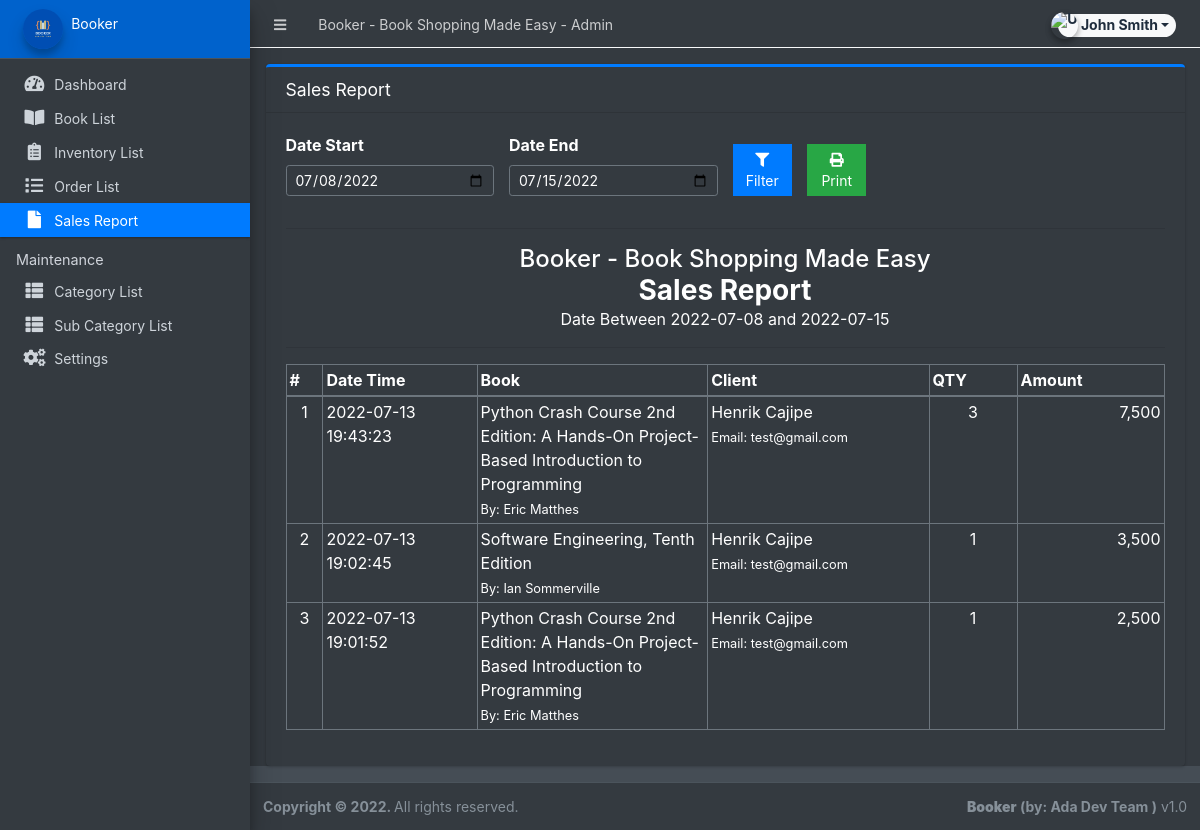
Screenshot of /admin/?page=sales (signed in) with the database file from the repository.
### tables this page shows
CREATE TABLE `order_list` (
  `id` int(30) NOT NULL,
  `order_id` int(30) NOT NULL,
  `product_id` int(30) NOT NULL,
  `quantity` int(30) NOT NULL,
  `price` double NOT NULL,
  `total` double NOT NULL
);

CREATE TABLE `sales` (
  `id` int(30) NOT NULL,
  `order_id` int(30) NOT NULL,
  `total_amount` double NOT NULL,
  `date_created` datetime NOT NULL DEFAULT current_timestamp()
);

CREATE TABLE `products` (
  `id` int(30) NOT NULL,
  `category_id` int(30) NOT NULL,
  `sub_category_id` int(30) NOT NULL,
  `title` varchar(250) NOT NULL,
  `author` text NOT NULL,
  `description` text NOT NULL,
  `status` tinyint(1) NOT NULL DEFAULT 1,
  `date_created` datetime NOT NULL DEFAULT current_timestamp()
);

CREATE TABLE `clients` (
  `id` int(30) NOT NULL,
  `firstname` varchar(250) NOT NULL,
  `lastname` varchar(250) NOT NULL,
  `gender` varchar(20) NOT NULL,
  `contact` varchar(15) NOT NULL,
  `email` varchar(250) NOT NULL,
  `password` text NOT NULL,
  `default_delivery_address` text NOT NULL,
  `date_created` datetime NOT NULL DEFAULT current_timestamp()
);

### classes/DBConnection.php (called while the page is built, shortened)
<?php
class DBConnection{
    private $host = DB_SERVER;
    private $username = DB_USERNAME;
    private $password = DB_PASSWORD;
    private $database = DB_NAME;
    public $conn;
    public function __construct(){
        if (!isset($this->conn)) {
            $this->conn = new mysqli($this->host, $this->username, $this->password, $this->database);
        }
    }
}
?>

### admin/sales/index.php (the view, shortened to what this page needs)
<?php
$date_start = isset($_GET['date_start']) ? $_GET['date_start'] :  date("Y-m-d",strtotime(date("Y-m-d")." -7 days")) ;
$date_end = isset($_GET['date_end']) ? $_GET['date_end'] :  date("Y-m-d") ;
?>
<div class="card card-primary card-outline">
    <div class="card-header">
        <h5 class="card-title">Sales Report</h5>
    </div>
    <div class="card-body">
        <form id="filter-form">
            <div class="row align-items-end">
                <div class="form-group col-md-3">
                    <label for="date_start">Date Start</label>
                    <input type="date" class="form-control form-control-sm" name="date_start" value="<?php echo date("Y-m-d",strtotime($date_start)) ?>">
                </div>
                <div class="form-group col-md-3">
                    <label for="date_start">Date End</label>
                    <input type="date" class="form-control form-control-sm" name="date_end" value="<?php echo date("Y-m-d",strtotime($date_end)) ?>">
                </div>
                <div class="form-group col-md-1">
                    <button class="btn btn-flat btn-block btn-primary btn-sm"><i class="fa fa-filter"></i> Filter</button>
                </div>
                <div class="form-group col-md-1">
                    <button class="btn btn-flat btn-block btn-success btn-sm" type="button" id="printBTN"><i class="fa fa-print"></i> Print</button>
                </div>
            </div>
        </form>
        <hr>
        <div id="printable">
            <div>
                <h4 class="text-center m-0"><?php echo $_settings->info('name') ?></h4>
                <h3 class="text-center m-0"><b>Sales Report</b></h3>
                <p class="text-center m-0">Date Between <?php echo $date_start ?> and <?php echo $date_end ?></p>
                <hr>
            </div>
            <table class="table table-bordered">
                <colgroup>
                    <col width="5">
                    <col width="10">
                    <col width="10">
                    <col width="10">
                    <col width="10">
                    <col width="10">
                </colgroup>
                <thead>
                    <tr>
                        <th>#</th>
                        <th>Date Time</th>
                        <th>Book</th>
                        <th>Client</th>
                        <th>QTY</th>
                        <th>Amount</th>
                    </tr>
                </thead>
                <tbody>
                    <?php
                    $i = 1;
                        $qry = $conn->query("SELECT * FROM `sales` where date(date_created) between '{$date_start}' and '{$date_end}' order by unix_timestamp(date_created) desc ");
                        while($row = $qry->fetch_assoc()):
                            $olist = $conn->query("SELECT ol.*,p.title,p.author,concat(c.firstname,' ',c.lastname) as name,c.email,o.date_created FROM order_list ol inner join orders o on o.id = ol.order_id inner join `products` p on p.id = ol.product_id inner join clients c on c.id = o.client_id  where ol.order_id = '{$row['order_id']}' ");
                            while($roww = $olist->fetch_assoc()):
                    ?>
                    <tr>
                        <td class="text-center"><?php echo $i++ ?></td>
                        <td><?php echo $row['date_created'] ?></td>
                        <td>
                            <p class="m-0"><?php echo $roww['title'] ?></p>
                            <p class="m-0"><small>By: <?php echo $roww['author'] ?></small></p>
                        </td>
                        <td>
                            <p class="m-0"><?php echo $roww['name'] ?></p>
                            <p class="m-0"><small>Email: <?php echo $roww['email'] ?></small></p>
                        </td>
                        <td class="text-center"><?php echo $roww['quantity'] ?></td>
                        <td class="text-right"><?php echo number_format($roww['quantity'] * $roww['price']) ?></td>
                    </tr>
                    <?php endwhile; ?>
                    <?php endwhile; ?>
                </tbody>
            </table>
        </div>
    </div>
</div>

### admin/sales/index.php (style rules this page uses)
table td,table th { padding: 3px !important; }

### rows the page displays
sales: date_created "2022-07-13 19:43:23"
order_list: product.title "Python Crash Course 2nd Edition: A Hands-On Project-Based Introduction to Programming", product.author "Eric Matthes", name "Henrik Cajipe", clients.email "test@gmail.com", quantity "3", $roww['quantity'] * $roww['price'] "7,500"
sales: date_created "2022-07-13 19:02:45"
order_list: product.title "Software Engineering, Tenth Edition", product.author "Ian Sommerville", name "Henrik Cajipe", clients.email "test@gmail.com", quantity "1", $roww['quantity'] * $roww['price'] "3,500"
sales: date_created "2022-07-13 19:01:52"
order_list: product.title "Python Crash Course 2nd Edition: A Hands-On Project-Based Introduction to Programming", product.author "Eric Matthes", name "Henrik Cajipe", clients.email "test@gmail.com", quantity "1", $roww['quantity'] * $roww['price'] "2,500"

### other values shown
$_settings->info('name') "Booker - Book Shopping Made Easy"
$_settings->userdata('firstname').' '.$_settings->userdata('lastname') "John Smith"
$_settings->info('short_name') "Booker"
$date_start "2022-07-08"
$date_end "2022-07-15"
